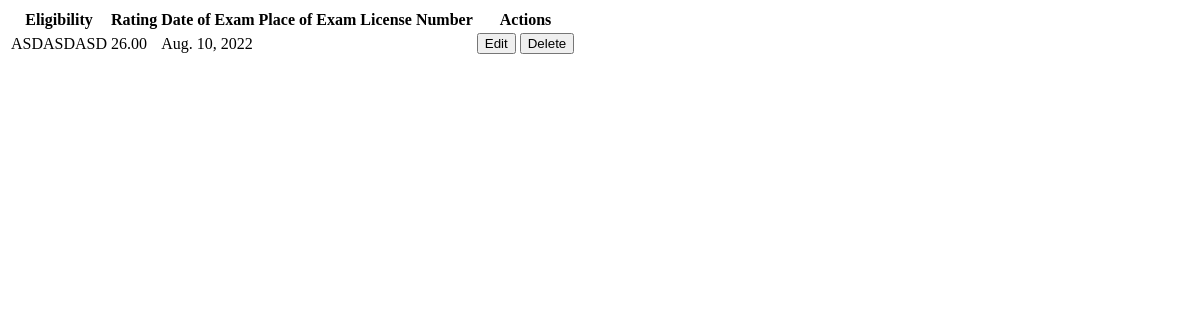
Page /eligibility-data/ (signed in) on the earlier database version.
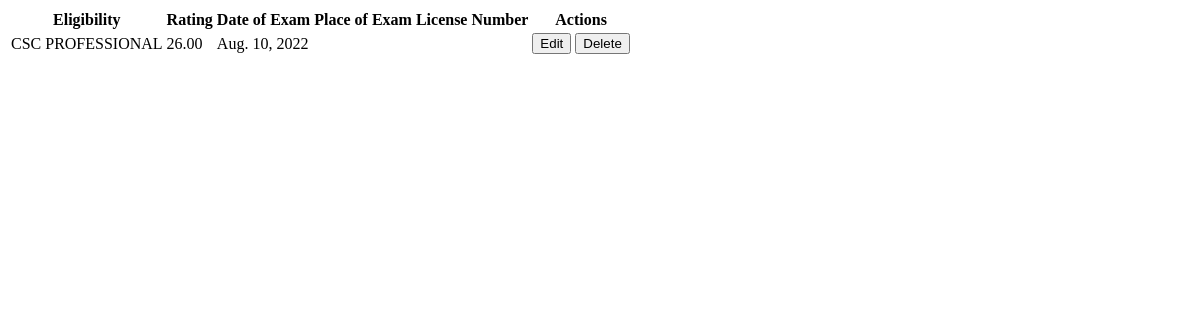
Same page on the later database version.
### rma/models.py (models this page shows, shortened)
class Eligibility(models.Model):
    user = models.ForeignKey(User, on_delete=models.CASCADE)
    eligibility = Uppercase('Eligibility', max_length=200, choices=ELIGIBILITY_LIST)
    rating = models.DecimalField('Rating', max_digits=4, decimal_places=2)
    date_of_exam = models.DateField('Date of Examination/Conferment')
    place_of_exam = Uppercase('Place of Examination/Conferment', max_length=200, blank=True)
    license = Uppercase('License Number', max_length=50, blank=True)
    class Meta:
        verbose_name_plural = "Eligibility"

### rma/views.py (the view)
# urls.py: path('eligibility-data/', views.eligibility_data, name='eligibility-data'),
@login_required()
def eligibility_data(request):
    obj_eligibility = Eligibility.objects.filter(user_id=request.user)
    return render(request, 'loaded_data/eligibility_data.html', {'obj_eligibility':obj_eligibility})

### templates/loaded_data/eligibility_data.html
<div class="col-12">
    <table class="table">
        <thead>
            <tr>
                <th scope="col">Eligibility</th>
                <th scope="col">Rating</th>
                <th scope="col">Date of Exam</th>
                <th scope="col">Place of Exam</th>
                <th scope="col">License Number</th>
                <th scope="col">Actions</th>
            </tr>
        </thead>
        <tbody>
            {% for eligibility in obj_eligibility %}
                <tr>
                    <td>{{eligibility.eligibility}}</td>
                    <td>{{eligibility.rating}}</td>
                    <td>{{eligibility.date_of_exam}}</td>
                    <td>{{eligibility.place_of_exam}}</td>
                    <td>{{eligibility.license}}</td>
                    <td>
                        <button type="button" class="btn btn-primary btn-sm" hx-get="{% url 'eligibility-edit' eligibility.id %}" hx-target="#eligibility-modal-dialog" data-bs-toggle="modal" data-bs-target="#eligibility-modal">Edit</button>
                        <button type="button" class="btn btn-danger btn-sm" hx-get="{% url 'eligibility-delete' eligibility.id %}" hx-target="#delete-modal-dialog" data-bs-toggle="modal" data-bs-target="#delete-modal">Delete</button>
                    </td>
                </tr>
            {% endfor %}
        </tbody>
    </table>
</div>

Differences in the rows shown:
changed Eligibility: eligibility "ASDASDASD" → "CSC PROFESSIONAL"
